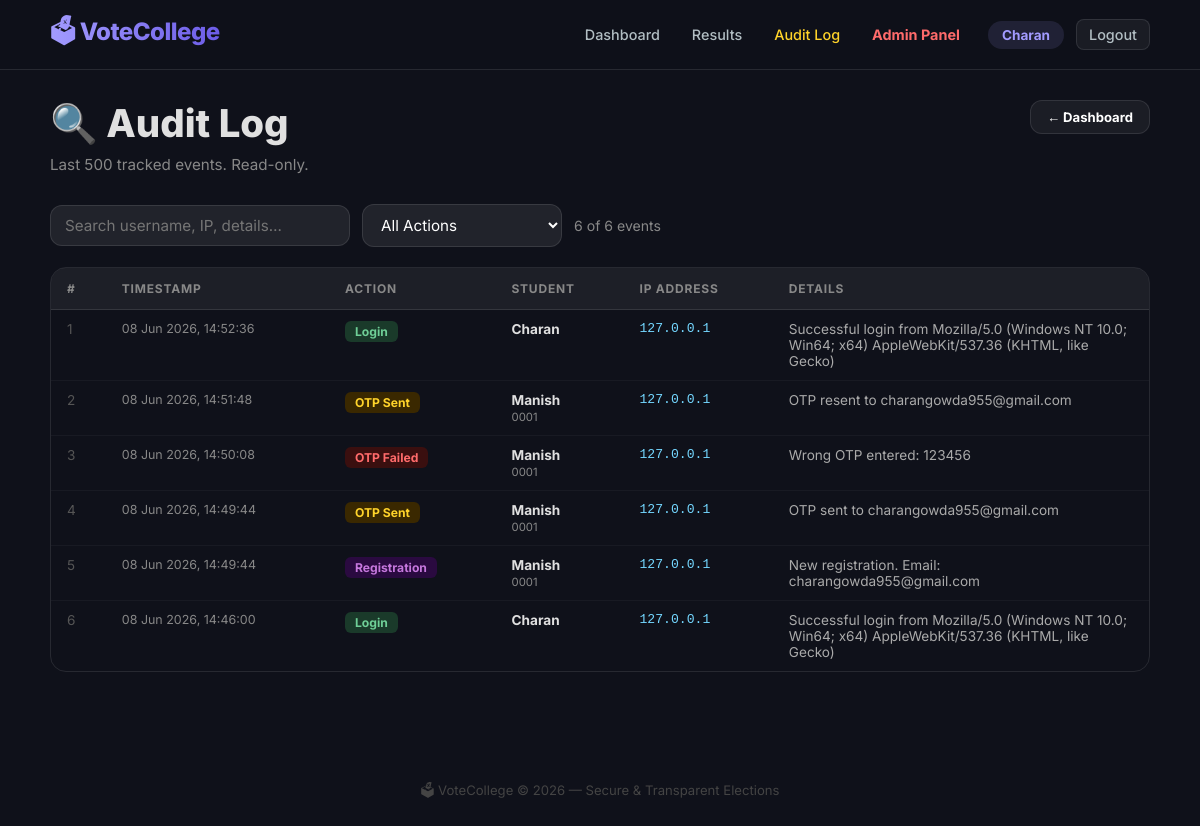
Screenshot of /audit-log/ (signed in) with the database file from the repository.
### election/models.py (models this page shows, shortened)
class Student(AbstractUser):
    student_id   = models.CharField(max_length=20, unique=True)
    department   = models.CharField(max_length=100)
    is_verified  = models.BooleanField(default=False)           # admin-verified voter
    email_verified  = models.BooleanField(default=False)
    otp             = models.CharField(max_length=6, blank=True, null=True)
    otp_created_at  = models.DateTimeField(blank=True, null=True)

class AuditLog(models.Model):
    ACTION_CHOICES = [
        ('LOGIN',       'Login'),
        ('LOGOUT',      'Logout'),
        ('VOTE',        'Vote Cast'),
        ('REGISTER',    'Registration'),
        ('OTP_SENT',    'OTP Sent'),
        ('OTP_VERIFY',  'OTP Verified'),
        ('OTP_FAILED',  'OTP Failed'),
        ('ACCESS_DENY', 'Access Denied'),
    ]
    student    = models.ForeignKey(Student, on_delete=models.SET_NULL,
                                   null=True, blank=True, related_name='audit_logs')
    action     = models.CharField(max_length=20, choices=ACTION_CHOICES)
    ip_address = models.GenericIPAddressField(null=True, blank=True)
    details    = models.TextField(blank=True)
    timestamp  = models.DateTimeField(auto_now_add=True)
    class Meta:
        ordering = ['-timestamp']

### election/views.py (the view)
# urls.py: path('audit-log/',         views.audit_log_view,  name='audit_log'),
@login_required
def audit_log_view(request):
    if not request.user.is_staff:
        messages.error(request, "Access denied.")
        return redirect('dashboard')
    logs = AuditLog.objects.select_related('student').all()[:500]
    return render(request, 'election/audit_log.html', {'logs': logs})

### templates/election/audit_log.html (shortened to what this page needs)
{% extends 'base.html' %}
{% load static %}
{% block content %}
<div class="dashboard-container">
    <div class="dash-header" style="margin-bottom:30px;">
        <div>
            <h1 class="dash-title">🔍 Audit Log</h1>
            <p class="dash-sub">Last 500 tracked events. Read-only.</p>
        </div>
        <div>
            <a href="{% url 'dashboard' %}" class="btn btn-outline btn-sm">← Dashboard</a>
        </div>
    </div>
    <div style="margin-bottom:20px;display:flex;gap:12px;flex-wrap:wrap;align-items:center;">
        <input id="filterInput" type="text" placeholder="Search username, IP, details…"
               class="form-control" style="max-width:300px;padding:10px 14px;">
        <select id="filterAction" class="form-control" style="max-width:200px;padding:10px 14px;">
            <option value="">All Actions</option>
        </select>
        <span id="rowCount" style="color:#888;font-size:0.88rem;"></span>
    </div>
    <div class="audit-table-wrap">
        <table class="audit-table" id="auditTable">
            <thead>
                <tr>
                    <th>#</th>
                    <th>Timestamp</th>
                    <th>Action</th>
                    <th>Student</th>
                    <th>IP Address</th>
                    <th>Details</th>
                </tr>
            </thead>
            <tbody>
                {% for log in logs %}
                <tr class="audit-row" data-action="{{ log.action }}">
                    <td style="color:#555;">{{ forloop.counter }}</td>
                    <td class="audit-ts">{{ log.timestamp|date:"d M Y, H:i:s" }}</td>
                    <td>
                        <span class="audit-action audit-action--{{ log.action|lower }}">
                            {{ log.get_action_display }}
                        </span>
                    </td>
                    <td>
                        {% if log.student %}
                            <strong>{{ log.student.username }}</strong>
                            <br><small style="color:#888;">{{ log.student.student_id }}</small>
                        {% else %}
                            <span style="color:#555;">—</span>
                        {% endif %}
                    </td>
                    <td class="audit-ip">{{ log.ip_address|default:"—" }}</td>
                    <td class="audit-details">{{ log.details|default:"—" }}</td>
                </tr>
                {% empty %}
                <tr><td colspan="6" style="text-align:center;padding:60px;color:#666;">No audit events recorded yet.</td></tr>
                {% endfor %}
            </tbody>
        </table>
    </div>
</div>
{% endblock %}

### templates/base.html (shortened to what this page needs)
{% load static %}
<!DOCTYPE html>
<html lang="en">
<head>
    <link rel="stylesheet" href="{% static 'css/style.css' %}">
</head>
<body>
    <nav class="navbar">
        <a href="{% url 'home' %}" class="nav-logo">🗳 VoteCollege</a>
        <div class="nav-links">
            {% if user.is_authenticated %}
                <a href="{% url 'dashboard' %}">Dashboard</a>
                <a href="{% url 'results' %}">Results</a>
                {% if user.is_staff %}
                    <a href="{% url 'audit_log' %}" style="color:#ffd32a;">Audit Log</a>
                    <a href="/admin/" style="color:#ff6b6b;font-weight:700;">Admin Panel</a>
                {% endif %}
                <span class="nav-user">{{ user.username }}</span>
                <a href="{% url 'logout' %}" class="btn btn-outline nav-logout">Logout</a>
            {% else %}
                <a href="{% url 'login' %}">Login</a>
                <a href="{% url 'register' %}" class="btn btn-primary" style="padding:8px 18px;">Register</a>
            {% endif %}
        </div>
    </nav>
    {% block content %}{% endblock %}
    <footer class="site-footer">
        <p>🗳 VoteCollege &copy; 2026 &mdash; Secure &amp; Transparent Elections</p>
    </footer>
</body>
</html>

### static/css/style.css (style rules this page uses)
:root { --primary-gradient: linear-gradient(135deg, #667eea 0%, #764ba2 100%); --mesh-gradient: radial-gradient(at 0% 0%, hsla(253,16%,7%,1) 0, transparent 50%), radial-gradient(at 50% 0%, hsla(225,39%,30%,1) 0, transparent 50%), radial-gradient(at 100% 0%, hsla(339,49%,30%,1) 0, transparent 50%); --accent-color: #a29bfe; --accent-dark: #6c5ce7; --text-color: #ffffff; --text-muted: #888; --glass-bg: rgba(255,255,255,0.05); --glass-border: rgba(255,255,255,0.1); --input-bg: rgba(255,255,255,0.08); --bg-dark: #0f111a; --card-radius: 20px; }
*, *::before, *::after { box-sizing: border-box; }
body { font-family: 'Inter', sans-serif; background-color: var(--bg-dark); color: #e0e0e0; margin: 0; min-height: 100vh; overflow-x: hidden; }
.navbar { background: rgba(15,17,26,0.85); backdrop-filter: blur(12px); border-bottom: 1px solid var(--glass-border); padding: 14px 50px; display: flex; justify-content: space-between; align-items: center; position: fixed; width: 100%; top: 0; z-index: 1000; }
.nav-logo { font-size: 1.5rem; font-weight: 800; letter-spacing: -0.5px; background: linear-gradient(to right, #a29bfe, #6c5ce7); -webkit-background-clip: text; -webkit-text-fill-color: transparent; text-decoration: none; }
.nav-links { display: flex; align-items: center; gap: 8px; }
.nav-links a { padding: 6px 12px; text-decoration: none; color: #b2bec3; font-weight: 500; font-size: 0.9rem; border-radius: 8px; transition: all 0.2s; }
.nav-user { padding: 6px 14px; background: rgba(162,155,254,0.12); color: var(--accent-color); border-radius: 30px; font-weight: 700; font-size: 0.85rem; margin-left: 8px; }
.nav-logout { margin-left: 4px !important; }
.btn { padding: 12px 24px; border-radius: 12px; border: none; font-weight: 700; font-size: 0.9rem; cursor: pointer; transition: all 0.3s cubic-bezier(0.175, 0.885, 0.32, 1.275); text-decoration: none; display: inline-block; text-align: center; }
.btn-outline { border: 1px solid var(--glass-border); color:#fff; background: rgba(255,255,255,0.05); }
.btn-sm { padding: 8px 16px; font-size:0.82rem; }
.form-control { width: 100%; padding: 13px 16px; border-radius: 12px; border: 1px solid var(--glass-border); background: var(--input-bg); color: #fff; font-size: 0.95rem; font-family: inherit; transition: all 0.25s; }
.dashboard-container { padding: 100px 50px 60px; max-width: 1300px; margin: 0 auto; }
.dash-header { display: flex; justify-content: space-between; align-items: flex-start; flex-wrap: wrap; gap: 16px; margin-bottom: 36px; }
.dash-title { font-size:2.4rem; font-weight:800; margin:0; }
.dash-sub { color:#888; margin:8px 0 0; font-size:0.95rem; }
.audit-table-wrap { overflow-x:auto; border-radius:16px; border:1px solid var(--glass-border); }
.audit-table { width: 100%; border-collapse: collapse; font-size: 0.85rem; }
.audit-table thead th { background: rgba(255,255,255,0.06); padding: 13px 16px; text-align: left; font-size: 0.75rem; text-transform: uppercase; letter-spacing: 0.8px; color: #888; border-bottom: 1px solid var(--glass-border); white-space: nowrap; }
.audit-table tbody tr { border-bottom: 1px solid rgba(255,255,255,0.04); transition: background 0.15s; }
.audit-table tbody tr:last-child { border-bottom: none; }
.audit-table td { padding: 11px 16px; vertical-align:top; }
.audit-ts { color:#888; font-size:0.78rem; white-space:nowrap; }
.audit-ip { font-family:monospace; color:#74d7ff; font-size:0.82rem; }
.audit-details { color:#aaa; max-width:280px; }
.audit-action { display:inline-block; padding:3px 10px; border-radius:6px; font-size:0.76rem; font-weight:700; white-space:nowrap; }
.audit-action--login { background:#1a3a2a; color:#6fcf97; }
.audit-action--register { background:#2a0a40; color:#c678dd; }
.audit-action--otp_sent { background:#3a2800; color:#ffd32a; }
.audit-action--otp_failed { background:#3a0f0f; color:#ff6b6b; }
.site-footer { text-align:center; padding:36px 20px; color:#444; font-size:0.82rem; }

### rows the page displays
Student: username "Charan"
AuditLog: timestamp "08 Jun 2026, 14:52:36", action "Login", student.username "Charan", ip_address "127.0.0.1", details "Successful login from Mozilla/5.0 (Windows NT 10.0; Win64; x64) AppleWebKit/537.36 (KHTML, like Gecko)"
AuditLog: timestamp "08 Jun 2026, 14:51:48", action "OTP Sent", student.username "Manish", student.student_id "0001", ip_address "127.0.0.1", details "OTP resent to charangowda955@gmail.com"
AuditLog: timestamp "08 Jun 2026, 14:50:08", action "OTP Failed", student.username "Manish", student.student_id "0001", ip_address "127.0.0.1", details "Wrong OTP entered: 123456"
AuditLog: timestamp "08 Jun 2026, 14:49:44", action "OTP Sent", student.username "Manish", student.student_id "0001", ip_address "127.0.0.1", details "OTP sent to charangowda955@gmail.com"
AuditLog: timestamp "08 Jun 2026, 14:49:44", action "Registration", student.username "Manish", student.student_id "0001", ip_address "127.0.0.1", details "New registration. Email: charangowda955@gmail.com"
AuditLog: timestamp "08 Jun 2026, 14:46:00", action "Login", student.username "Charan", ip_address "127.0.0.1", details "Successful login from Mozilla/5.0 (Windows NT 10.0; Win64; x64) AppleWebKit/537.36 (KHTML, like Gecko)"
